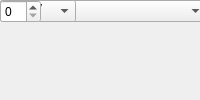
<?xml version="1.0" encoding="UTF-8"?>
<ui version="4.0">
 <class>MainWindow</class>
 <widget class="QMainWindow" name="MainWindow">
  <property name="windowTitle"><string>Complex Convert</string></property>
  <widget class="QWidget" name="centralwidget">
   <!-- NOTE: this is a simplified structural mirror of the generated
        <module>_ui.py, not a full round-trip Designer file. Regenerate
        both from the same spec if you need to edit layout by hand. -->
       <widget class="QLabel" name="label_name">
     <property name="text"><string>Block name</string></property>
    </widget>
       <widget class="QLineEdit" name="name"/>
       <widget class="QLabel" name="label_n_bits_in">
     <property name="text"><string>Bit Width In</string></property>
    </widget>
       <widget class="QSpinBox" name="n_bits_in"/>
       <widget class="QLabel" name="label_bin_pt_in">
     <property name="text"><string>Binary Point In</string></property>
    </widget>
       <widget class="QSpinBox" name="bin_pt_in"/>
       <widget class="QLabel" name="label_n_bits_out">
     <property name="text"><string>Bit Width Out</string></property>
    </widget>
       <widget class="QSpinBox" name="n_bits_out"/>
       <widget class="QLabel" name="label_bin_pt_out">
     <property name="text"><string>Binary Point Out</string></property>
    </widget>
       <widget class="QSpinBox" name="bin_pt_out"/>
       <widget class="QLabel" name="label_quantization">
     <property name="text"><string>Quantization</string></property>
    </widget>
       <widget class="QComboBox" name="quantization">
     <item><property name="text"><string>Truncate</string></property></item>
     <item><property name="text"><string>Round  (unbiased: +/- Inf)</string></property></item>
     <item><property name="text"><string>Round  (unbiased: Even Values)</string></property></item>
    </widget>
       <widget class="QLabel" name="label_overflow">
     <property name="text"><string>Overflow</string></property>
    </widget>
       <widget class="QComboBox" name="overflow">
     <item><property name="text"><string>Wrap</string></property></item>
     <item><property name="text"><string>Saturate</string></property></item>
    </widget>
       <widget class="QLabel" name="label_csp_latency">
     <property name="text"><string>Latency</string></property>
    </widget>
       <widget class="QSpinBox" name="csp_latency"/>
  </widget>
 </widget>
 <resources/>
 <connections/>
</ui>
